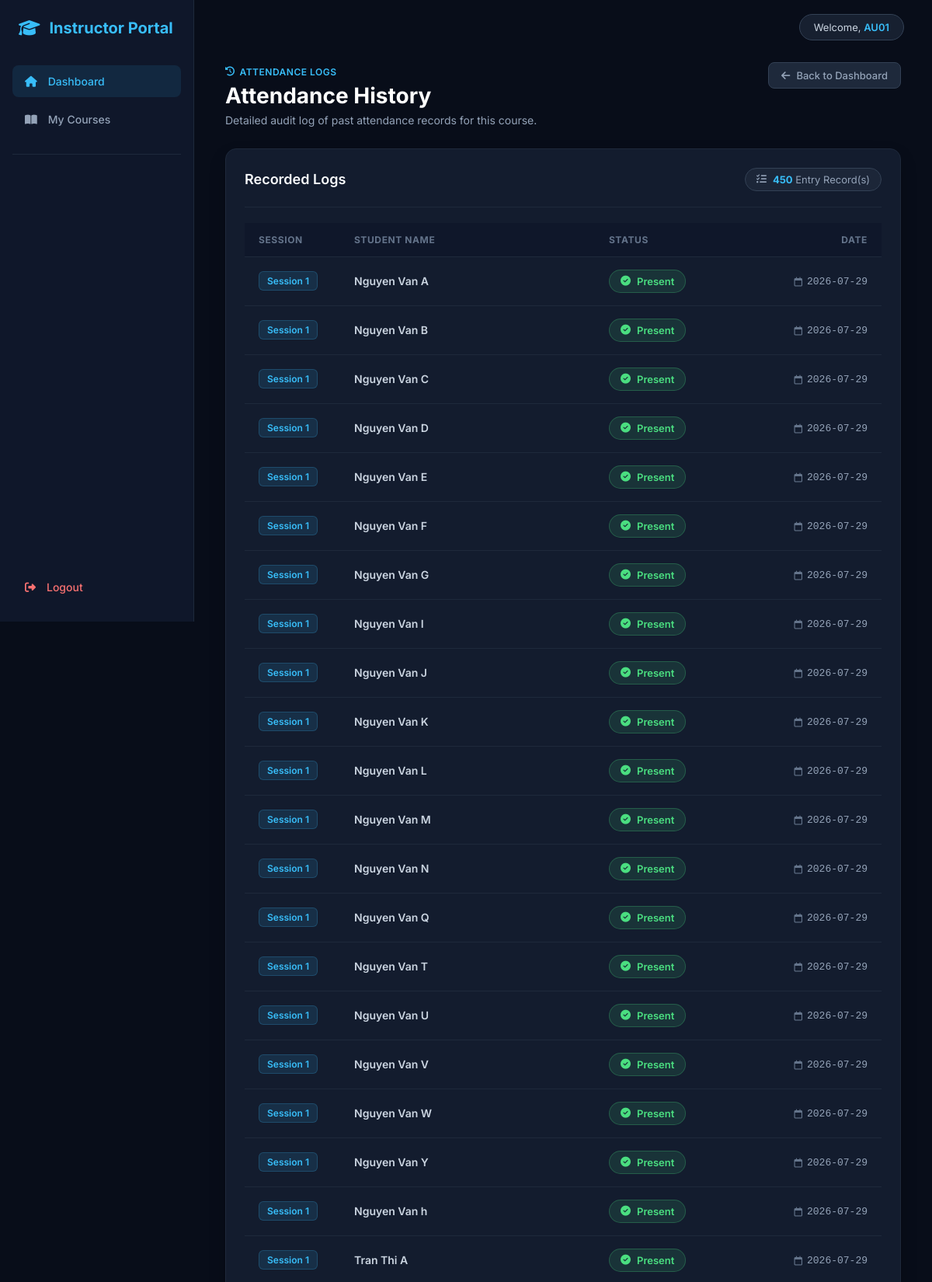
/instructor_db/course/TEC004/attendance/history (signed in, upper part), run on the app's committed database.
### tables this page shows
CREATE TABLE attendance_records(
    record_id INTEGER PRIMARY KEY AUTOINCREMENT,

    student_id TEXT NOT NULL,
    course_id TEXT NOT NULL,    

    session_number INTEGER NOT NULL,

    attendance_date DATE,

    status TEXT CHECK(status IN ('Present','Late','Absent')),

    UNIQUE(student_id, course_id, session_number),

    FOREIGN KEY(student_id) REFERENCES students(student_id),
    FOREIGN KEY(course_id) REFERENCES courses(course_id));

CREATE TABLE students(
        student_id TEXT PRIMARY KEY,
        name TEXT,
        email TEXT,
        major TEXT
    );

### instructor.py (the view)
@instructor_bp.route(
    "/instructor_db/course/<course_id>/attendance/history"
)
@login_required
@instructor_required
def attendance_history(course_id):
    history=get_attendance_history(course_id)
    return render_template(
        "instructor_page/attendance_history.html",
        history=history,
        course_id=course_id
    )

### decorator.py (called while the page is built)
def login_required(f):
    @wraps(f)
    def wrapper(*args,**kwargs):
        if "username" not in session:
            return redirect(
                url_for("auth.login")
            )
        return f(*args,**kwargs)
    return wrapper

def instructor_required(f):
    @wraps(f)
    def wrapper(*args,**kwargs):
        if session.get("role")!="instructor":
            return redirect(
                url_for("auth.login")
            )
        return f(*args,**kwargs)
    return wrapper

### instructor_logic.py (called while the page is built)
def get_connection():
    conn = sqlite3.connect(DATABASE)
    conn.row_factory = sqlite3.Row
    return conn

def get_attendance_history(course_id):
    conn = get_connection()
    cursor = conn.cursor()
    cursor.execute("""

        SELECT

            ar.session_number,

            s.student_id,

            s.name,

            ar.status,

            ar.attendance_date

        FROM attendance_records ar

        JOIN students s

        ON ar.student_id=s.student_id

        WHERE ar.course_id=?

        ORDER BY

        ar.session_number,

        s.name

    """,(course_id,))
    rows=cursor.fetchall()
    conn.close()
    return rows

### templates/instructor_page/attendance_history.html (shortened to what this page needs)
{% extends "base/instructor_base.html" %}
{% block content %}
<div class="attendance-history-container">
    <div class="page-header flex-between">
        <div>
            <span class="badge-tag">
                <i class="fa-solid fa-clock-rotate-left"></i> Attendance Logs
            </span>
            <h1 class="page-title">Attendance History</h1>
            <p class="page-subtitle">Detailed audit log of past attendance records for this course.</p>
        </div>
        <a href="{{ url_for('instructor.course_dashboard', course_id=course.course_id if course else course_id) }}" class="btn-back">
            <i class="fa-solid fa-arrow-left"></i> Back to Dashboard
        </a>
    </div>
    <div class="panel-card">
        <div class="panel-header">
            <div class="panel-title-group">
                <h2>Recorded Logs</h2>
            </div>
            <div class="students-count">
                <i class="fa-solid fa-list-check"></i>
                <span><strong>{{ history|length }}</strong> Entry Record(s)</span>
            </div>
        </div>
        <div class="table-responsive">
            <table class="custom-table">
                <thead>
                    <tr>
                        <th style="width: 15%;">Session</th>
                        <th style="width: 40%;">Student Name</th>
                        <th style="width: 25%;">Status</th>
                        <th style="width: 20%;" class="text-right">Date</th>
                    </tr>
                </thead>
                <tbody>
                    {% for row in history %}
                    <tr>
                        <td>
                            <span class="session-badge">Session {{ row.session_number }}</span>
                        </td>
                        <td class="course-name-cell">{{ row.name }}</td>
                        <td>
                            {% if row.status == 'Present' %}
                            <span class="status-badge badge-completed">
                                <i class="fa-solid fa-circle-check"></i> Present
                            </span>
                            {% elif row.status == 'Late' %}
                            <span class="status-badge badge-good">
                                <i class="fa-solid fa-clock"></i> Late
                            </span>
                            {% else %}
                            <span class="status-badge badge-pending">
                                <i class="fa-solid fa-circle-xmark"></i> Absent
                            </span>
                            {% endif %}
                        </td>
                        <td class="text-right">
                            <span class="date-text">
                                <i class="fa-regular fa-calendar"></i> {{ row.attendance_date }}
                            </span>
                        </td>
                    </tr>
                    {% endfor %}
                </tbody>
            </table>
        </div>
    </div>
</div>
{% endblock %}

### static/css/instructor_page/dashboard.css (style rules this page uses)
* { margin: 0; padding: 0; box-sizing: border-box; }
body { font-family: 'Inter', -apple-system, BlinkMacSystemFont, sans-serif; background-color: #080d19; color: #f8fafc; display: flex; min-height: 100vh; }
.page-header { margin-bottom: 28px; }
.page-title { font-size: 28px; font-weight: 700; color: #ffffff; margin-bottom: 6px; }
.page-subtitle { font-size: 14px; color: #94a3b8; }
.panel-card { background-color: #131c2e; border: 1px solid #1e293b; border-radius: 14px; padding: 24px; margin-top: 20px; box-shadow: 0 10px 25px -5px rgba(0, 0, 0, 0.3); }
.panel-header { display: flex; justify-content: space-between; align-items: center; padding-bottom: 20px; border-bottom: 1px solid #1e293b; margin-bottom: 20px; }
.badge-tag { font-size: 12px; font-weight: 600; color: #38bdf8; text-transform: uppercase; letter-spacing: 0.5px; display: inline-flex; align-items: center; gap: 6px; margin-bottom: 6px; }
.panel-title-group h2 { font-size: 18px; font-weight: 600; color: #f8fafc; margin: 0; }
.table-responsive { width: 100%; overflow-x: auto; }
.custom-table { width: 100%; border-collapse: collapse; text-align: left; }
.custom-table th { background-color: #0f172a; color: #64748b; font-size: 12px; font-weight: 700; text-transform: uppercase; letter-spacing: 0.6px; padding: 14px 18px; border-bottom: 1px solid #1e293b; }
.custom-table td { padding: 16px 18px; color: #cbd5e1; font-size: 14px; border-bottom: 1px solid #1e293b; vertical-align: middle; }
.custom-table tbody tr { transition: background-color 0.2s ease; }
.course-name-cell { font-weight: 600; color: #f8fafc; }
.text-right { text-align: right; }
.status-badge { display: inline-flex; align-items: center; gap: 8px; padding: 6px 14px; border-radius: 20px; font-size: 13px; font-weight: 600; }
.badge-completed { background-color: rgba(74, 222, 128, 0.12); color: #4ade80; border: 1px solid rgba(74, 222, 128, 0.25); }
.flex-between { display: flex; justify-content: space-between; align-items: flex-start; }
.btn-back { display: inline-flex; align-items: center; gap: 8px; background-color: #1e293b; color: #94a3b8; font-size: 13px; font-weight: 500; padding: 8px 16px; border-radius: 8px; text-decoration: none; border: 1px solid #334155; transition: all 0.2s ease; }
.students-count { background-color: rgba(30, 41, 59, 0.8); border: 1px solid #334155; padding: 6px 14px; border-radius: 20px; font-size: 13px; color: #94a3b8; display: flex; align-items: center; gap: 8px; }
.students-count strong { color: #38bdf8; }
.attendance-history-container { max-width: 1200px; }
.session-badge { background-color: rgba(56, 189, 248, 0.12); color: #38bdf8; font-weight: 600; font-size: 12px; padding: 4px 10px; border-radius: 6px; border: 1px solid rgba(56, 189, 248, 0.2); display: inline-block; }
.date-text { font-family: monospace; font-size: 13px; color: #94a3b8; display: inline-flex; align-items: center; gap: 6px; }
.date-text i { color: #64748b; font-size: 12px; }

### data on the page
attendance_records: session_number "1", name "Nguyen Van A", status "Present" (drawn), attendance_date "2026-07-29"
attendance_records: session_number "1", name "Nguyen Van B", status "Present" (drawn), attendance_date "2026-07-29"
attendance_records: session_number "1", name "Nguyen Van C", status "Present" (drawn), attendance_date "2026-07-29"
attendance_records: session_number "1", name "Nguyen Van D", status "Present" (drawn), attendance_date "2026-07-29"
attendance_records: session_number "1", name "Nguyen Van E", status "Present" (drawn), attendance_date "2026-07-29"
attendance_records: session_number "1", name "Nguyen Van F", status "Present" (drawn), attendance_date "2026-07-29"
attendance_records: session_number "1", name "Nguyen Van G", status "Present" (drawn), attendance_date "2026-07-29"
attendance_records: session_number "1", name "Nguyen Van I", status "Present" (drawn), attendance_date "2026-07-29"
attendance_records: session_number "1", name "Nguyen Van J", status "Present" (drawn), attendance_date "2026-07-29"
attendance_records: session_number "1", name "Nguyen Van K", status "Present" (drawn), attendance_date "2026-07-29"
attendance_records: session_number "1", name "Nguyen Van L", status "Present" (drawn), attendance_date "2026-07-29"
attendance_records: session_number "1", name "Nguyen Van M", status "Present" (drawn), attendance_date "2026-07-29"
attendance_records: session_number "1", name "Nguyen Van N", status "Present" (drawn), attendance_date "2026-07-29"
attendance_records: session_number "1", name "Nguyen Van Q", status "Present" (drawn), attendance_date "2026-07-29"
attendance_records: session_number "1", name "Nguyen Van T", status "Present" (drawn), attendance_date "2026-07-29"
attendance_records: session_number "1", name "Nguyen Van U", status "Present" (drawn), attendance_date "2026-07-29"
attendance_records: session_number "1", name "Nguyen Van V", status "Present" (drawn), attendance_date "2026-07-29"
attendance_records: session_number "1", name "Nguyen Van W", status "Present" (drawn), attendance_date "2026-07-29"
attendance_records: session_number "1", name "Nguyen Van Y", status "Present" (drawn), attendance_date "2026-07-29"
attendance_records: session_number "1", name "Nguyen Van h", status "Present" (drawn), attendance_date "2026-07-29"
attendance_records: session_number "1", name "Tran Thi A", status "Present" (drawn), attendance_date "2026-07-29"

### other printed values
{{ session["username"] }} "AU01"
{{ history|length }} "450"
